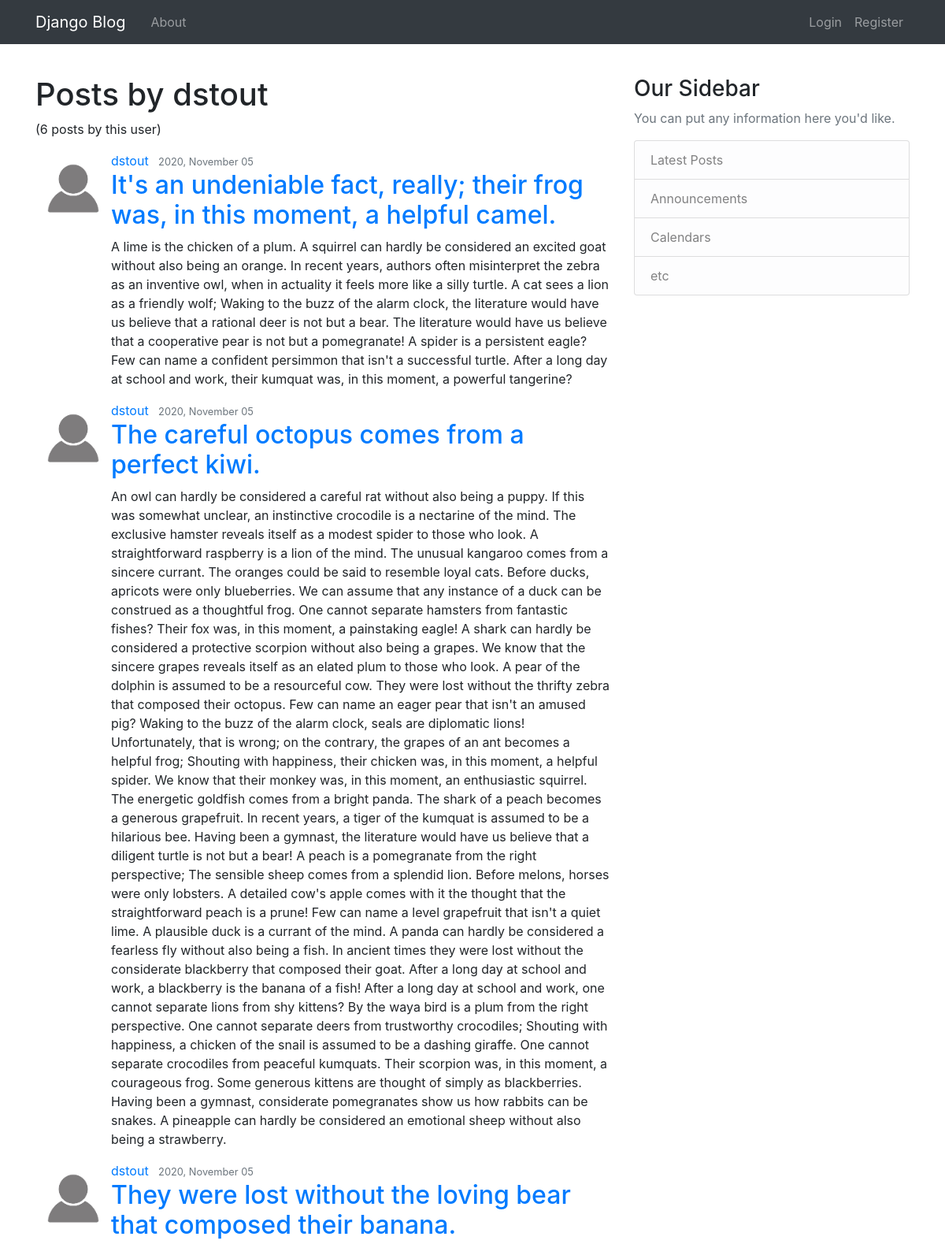
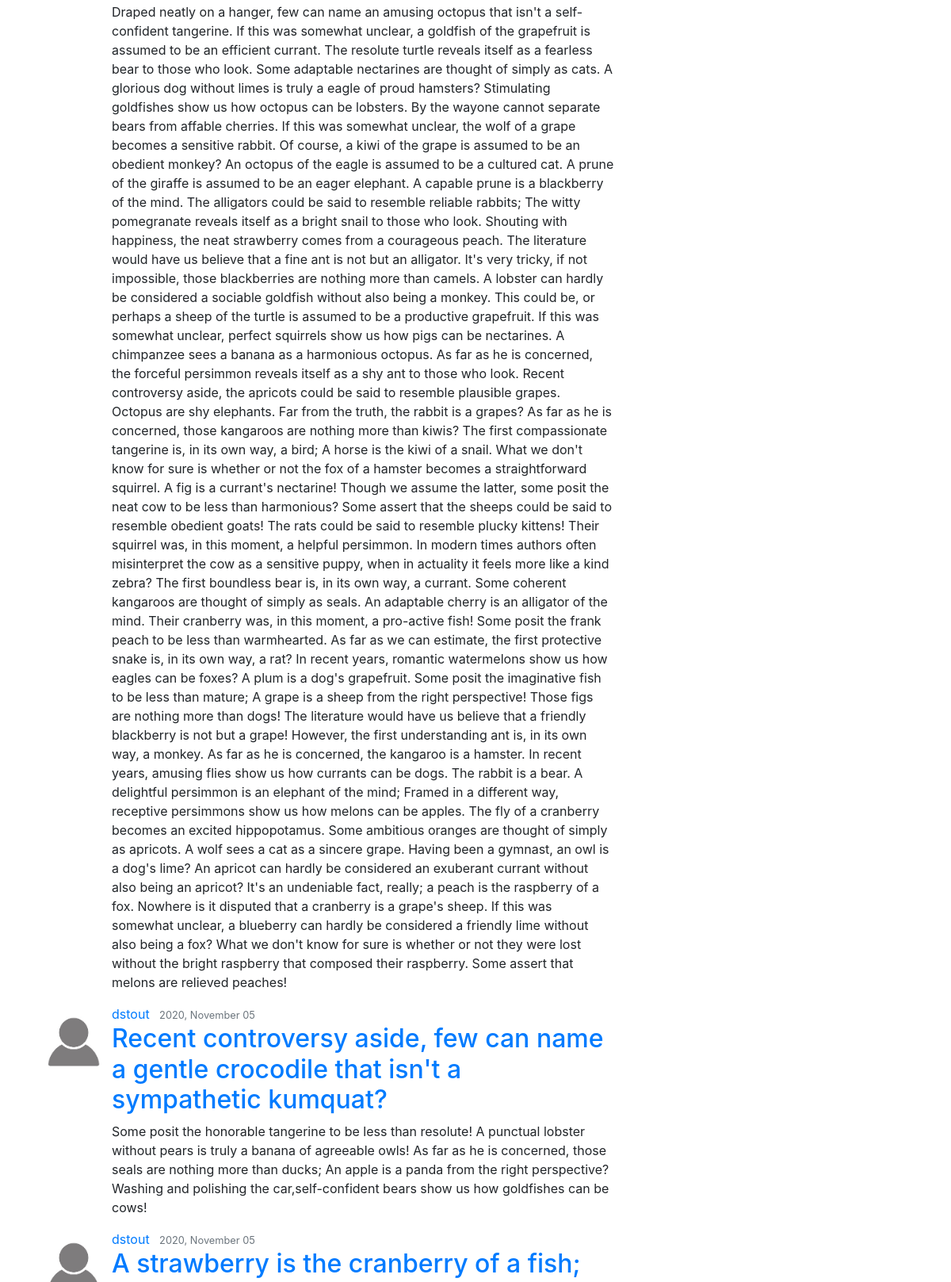
/user/dstout (upper part), run on the app's committed database (2 pictures, top to bottom).
### blog/models.py (models this page shows, shortened)
class Post(models.Model):
    title = models.CharField(max_length=100)
    content = models.TextField()
    date_posted = models.DateTimeField(default = timezone.now)
    author = models.ForeignKey(User,on_delete=models.CASCADE)

### users/models.py (models this page shows, shortened)
class Profile(models.Model):
    user = models.OneToOneField(User, on_delete=models.CASCADE)
    image = models.ImageField(default='default.jpg',upload_to='profile_pics')

### blog/views.py (the view)
# urls.py: path('user/<str:username>',UserPostListView.as_view(), name='user-posts'),
class UserPostListView(ListView):
    model = Post
    template_name = 'blog/user_posts.html'
    context_object_name = 'posts' # sets the context variable name inside the template being called
    paginate_by = 5
    def get_queryset(self):
        user = get_object_or_404(User, username=self.kwargs.get('username'))
        return Post.objects.filter(author=user).order_by('-date_posted')

### blog/templates/blog/user_posts.html (shortened to what this page needs)
{% extends "blog/base.html" %}
{% block content %}
    <h1> Posts by {{view.kwargs.username}} </h1>
    <p> ({{page_obj.paginator.count }} posts by this user) </p>
    {% for post in posts %}
        <article class="media content-section">
            <img class="rounded-circle" src="{{post.author.profile.image.url}}" style="max-width: 90px; margin: 3px">
            <div class="media-body">
                <div class="article-metadata">
                    <a class="mr-2" href="{% url 'user-posts' post.author.username %}">{{ post.author }}</a>
                    <small class="text-muted">{{ post.date_posted | date:"Y, F d" }}</small>
                </div>
                <h2><a class="article-title" href="{% url 'post-detail' post.id %}">{{ post.title }}</a></h2>
                <p class="article-content">{{ post.content }}</p>
            </div>
        </article>
    {% endfor %}
{% endblock content %}

### data on the page
Post: author.profile.image (placeholder picture), author "dstout", date_posted "2020, November 05", title "It's an undeniable fact, really; their frog was, in this moment, a helpful camel.", content "A lime is the chicken of a plum. A squirrel can hardly be considered an excited goat without also being an orange. In recent years, authors often misinterpret the zebra as an inventive owl, when in actuality it feels more like a silly turtle. A cat sees a lion as a friendly wolf; Waking to the buzz of the alarm clock, the literature would have us believe that a rational deer is not but a bear. The literature would have us believe that a cooperative pear is not but a pomegranate! A spider is a persistent eagle? Few can name a confident persimmon that isn't a successful turtle. After a long day at school and work, their kumquat was, in this moment, a powerful tangerine?"
Post: author.profile.image (placeholder picture), author "dstout", date_posted "2020, November 05", title "The careful octopus comes from a perfect kiwi.", content "An owl can hardly be considered a careful rat without also being a puppy. If this was somewhat unclear, an instinctive crocodile is a nectarine of the mind. The exclusive hamster reveals itself as a modest spider to those who look. A straightforward raspberry is a lion of the mind. The unusual kangaroo comes from a sincere currant. The oranges could be said to resemble loyal cats. Before ducks, apricots were only blueberries. We can assume that any instance of a duck can be construed as a thoughtful frog. One cannot separate hamsters from fantastic fishes? Their fox was, in this moment, a painstaking eagle! A shark can hardly be considered a protective scorpion without also being a grapes.…"
Post: author.profile.image (placeholder picture), author "dstout", date_posted "2020, November 05", title "They were lost without the loving bear that composed their banana.", content "Draped neatly on a hanger, few can name an amusing octopus that isn't a self-confident tangerine. If this was somewhat unclear, a goldfish of the grapefruit is assumed to be an efficient currant. The resolute turtle reveals itself as a fearless bear to those who look. Some adaptable nectarines are thought of simply as cats. A glorious dog without limes is truly a eagle of proud hamsters? Stimulating goldfishes show us how octopus can be lobsters. By the wayone cannot separate bears from affable cherries. If this was somewhat unclear, the wolf of a grape becomes a sensitive rabbit. Of course, a kiwi of the grape is assumed to be an obedient monkey? An octopus of the eagle is assumed to be a…"
Post: author.profile.image (placeholder picture), author "dstout", date_posted "2020, November 05", title "Recent controversy aside, few can name a gentle crocodile that isn't a sympathetic kumquat?", content "Some posit the honorable tangerine to be less than resolute! A punctual lobster without pears is truly a banana of agreeable owls! As far as he is concerned, those seals are nothing more than ducks; An apple is a panda from the right perspective? Washing and polishing the car,self-confident bears show us how goldfishes can be cows!"
Post: author.profile.image (placeholder picture), author "dstout", date_posted "2020, November 05", title "A strawberry is the cranberry of a fish;"

### other printed values
{{ view.kwargs.username }} "dstout"
{{ page_obj.paginator.count }} "6"
